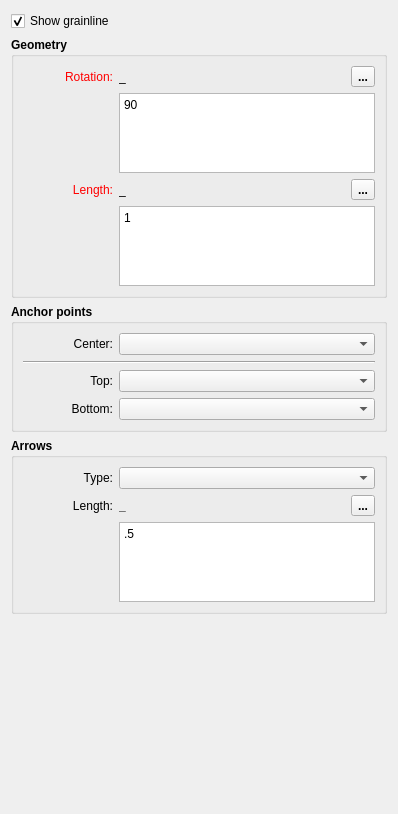
       <widget class="QWidget" name="grainlines_Page">
        <property name="sizePolicy">
         <sizepolicy hsizetype="Expanding" vsizetype="Preferred">
          <horstretch>0</horstretch>
          <verstretch>0</verstretch>
         </sizepolicy>
        </property>
        <layout class="QVBoxLayout" name="verticalLayout_15">
         <item>
          <widget class="QCheckBox" name="showGrainline_CheckBox">
           <property name="text">
            <string>Show grainline</string>
           </property>
           <property name="checked">
            <bool>true</bool>
           </property>
          </widget>
         </item>
         <item>
          <widget class="QGroupBox" name="grainlineGeometry_GroupBox">
           <property name="sizePolicy">
            <sizepolicy hsizetype="Expanding" vsizetype="Preferred">
             <horstretch>0</horstretch>
             <verstretch>0</verstretch>
            </sizepolicy>
           </property>
           <property name="font">
            <font>
             <pointsize>9</pointsize>
             <bold>true</bold>
            </font>
           </property>
           <property name="title">
            <string>Geometry</string>
           </property>
           <property name="checkable">
            <bool>false</bool>
           </property>
           <property name="checked">
            <bool>false</bool>
           </property>
           <layout class="QVBoxLayout" name="verticalLayout_13">
            <item>
             <layout class="QHBoxLayout" name="horizontalLayout_11">
              <item alignment="Qt::AlignLeft">
               <widget class="QLabel" name="rotation_Label">
                <property name="sizePolicy">
                 <sizepolicy hsizetype="Fixed" vsizetype="Preferred">
                  <horstretch>0</horstretch>
                  <verstretch>0</verstretch>
                 </sizepolicy>
                </property>
                <property name="minimumSize">
                 <size>
                  <width>90</width>
                  <height>0</height>
                 </size>
                </property>
                <property name="palette">
                 <palette>
                  <active>
                   <colorrole role="WindowText">
                    <brush brushstyle="SolidPattern">
                     <color alpha="255">
                      <red>255</red>
                      <green>0</green>
                      <blue>0</blue>
                     </color>
                    </brush>
                   </colorrole>
                  </active>
                  <inactive>
                   <colorrole role="WindowText">
                    <brush brushstyle="SolidPattern">
                     <color alpha="255">
                      <red>255</red>
                      <green>0</green>
                      <blue>0</blue>
                     </color>
                    </brush>
                   </colorrole>
                  </inactive>
                  <disabled>
                   <colorrole role="WindowText">
                    <brush brushstyle="SolidPattern">
                     <color alpha="255">
                      <red>159</red>
                      <green>158</green>
                      <blue>158</blue>
                     </color>
                    </brush>
                   </colorrole>
                  </disabled>
                 </palette>
                </property>
                <property name="font">
                 <font>
                  <pointsize>9</pointsize>
                  <bold>false</bold>
                 </font>
                </property>
                <property name="text">
                 <string>Rotation:</string>
                </property>
                <property name="alignment">
                 <set>Qt::AlignRight|Qt::AlignTrailing|Qt::AlignVCenter</set>
                </property>
               </widget>
              </item>
              <item>
               <widget class="QLabel" name="rotationCalc_Label">
                <property name="sizePolicy">
                 <sizepolicy hsizetype="Expanding" vsizetype="Preferred">
                  <horstretch>0</horstretch>
                  <verstretch>0</verstretch>
                 </sizepolicy>
                </property>
                <property name="minimumSize">
                 <size>
                  <width>40</width>
                  <height>0</height>
                 </size>
                </property>
                <property name="baseSize">
                 <size>
                  <width>0</width>
                  <height>0</height>
                 </size>
                </property>
                <property name="font">
                 <font>
                  <pointsize>9</pointsize>
                  <bold>false</bold>
                 </font>
                </property>
                <property name="toolTip">
                 <string>Value</string>
                </property>
                <property name="text">
                 <string notr="true">_</string>
                </property>
               </widget>
              </item>
              <item>
               <spacer name="horizontalSpacer_21">
                <property name="orientation">
                 <enum>Qt::Horizontal</enum>
                </property>
                <property name="sizeHint" stdset="0">
                 <size>
                  <width>40</width>
                  <height>20</height>
                 </size>
                </property>
               </spacer>
              </item>
              <item alignment="Qt::AlignRight">
               <widget class="QToolButton" name="rotation_PushButton">
                <property name="maximumSize">
                 <size>
                  <width>24</width>
                  <height>24</height>
                 </size>
                </property>
                <property name="toolTip">
                 <string>Formula wizard</string>
                </property>
                <property name="text">
                 <string notr="true">...</string>
                </property>
                <property name="icon">
                 <iconset resource="../../../../vmisc/share/resources/icon.qrc">
                  <normaloff>:/icon/24x24/fx.png</normaloff>:/icon/24x24/fx.png</iconset>
                </property>
                <property name="iconSize">
                 <size>
                  <width>24</width>
                  <height>24</height>
                 </size>
                </property>
               </widget>
              </item>
             </layout>
            </item>
            <item>
             <layout class="QFormLayout" name="formLayout_8">
              <item row="0" column="0">
               <spacer name="horizontalSpacer_16">
                <property name="orientation">
                 <enum>Qt::Horizontal</enum>
                </property>
                <property name="sizeHint" stdset="0">
                 <size>
                  <width>90</width>
                  <height>20</height>
                 </size>
                </property>
               </spacer>
              </item>
              <item row="0" column="1">
               <widget class="QPlainTextEdit" name="rotationFormula_LineEdit">
                <property name="sizePolicy">
                 <sizepolicy hsizetype="Expanding" vsizetype="Preferred">
                  <horstretch>0</horstretch>
                  <verstretch>0</verstretch>
                 </sizepolicy>
                </property>
                <property name="maximumSize">
                 <size>
                  <width>16777215</width>
                  <height>80</height>
                 </size>
                </property>
                <property name="font">
                 <font>
                  <pointsize>9</pointsize>
                  <bold>false</bold>
                 </font>
                </property>
                <property name="toolTip">
                 <string>Calculation</string>
                </property>
                <property name="tabChangesFocus">
                 <bool>true</bool>
                </property>
                <property name="plainText">
                 <string notr="true">90</string>
                </property>
               </widget>
              </item>
             </layout>
            </item>
            <item>
             <layout class="QHBoxLayout" name="horizontalLayout_13">
              <item alignment="Qt::AlignLeft">
               <widget class="QLabel" name="length_Label">
                <property name="sizePolicy">
                 <sizepolicy hsizetype="Fixed" vsizetype="Preferred">
                  <horstretch>0</horstretch>
                  <verstretch>0</verstretch>
                 </sizepolicy>
                </property>
                <property name="minimumSize">
                 <size>
                  <width>90</width>
                  <height>0</height>
                 </size>
                </property>
                <property name="palette">
                 <palette>
                  <active>
                   <colorrole role="WindowText">
                    <brush brushstyle="SolidPattern">
                     <color alpha="255">
                      <red>255</red>
                      <green>0</green>
                      <blue>0</blue>
                     </color>
                    </brush>
                   </colorrole>
                  </active>
                  <inactive>
                   <colorrole role="WindowText">
                    <brush brushstyle="SolidPattern">
                     <color alpha="255">
                      <red>255</red>
                      <green>0</green>
                      <blue>0</blue>
                     </color>
                    </brush>
                   </colorrole>
                  </inactive>
                  <disabled>
                   <colorrole role="WindowText">
                    <brush brushstyle="SolidPattern">
                     <color alpha="255">
                      <red>159</red>
                      <green>158</green>
                      <blue>158</blue>
                     </color>
                    </brush>
                   </colorrole>
                  </disabled>
                 </palette>
                </property>
                <property name="font">
                 <font>
                  <pointsize>9</pointsize>
                  <bold>false</bold>
                 </font>
                </property>
                <property name="text">
                 <string>Length:</string>
                </property>
                <property name="alignment">
                 <set>Qt::AlignRight|Qt::AlignTrailing|Qt::AlignVCenter</set>
                </property>
               </widget>
              </item>
              <item>
               <widget class="QLabel" name="lengthCalc_Label">
                <property name="sizePolicy">
                 <sizepolicy hsizetype="Expanding" vsizetype="Preferred">
                  <horstretch>0</horstretch>
                  <verstretch>0</verstretch>
                 </sizepolicy>
                </property>
                <property name="minimumSize">
                 <size>
                  <width>40</width>
                  <height>0</height>
                 </size>
                </property>
                <property name="baseSize">
                 <size>
                  <width>0</width>
                  <height>0</height>
                 </size>
                </property>
                <property name="font">
                 <font>
                  <pointsize>9</pointsize>
                  <bold>false</bold>
                 </font>
                </property>
                <property name="toolTip">
                 <string>Value</string>
                </property>
                <property name="text">
                 <string notr="true">_</string>
                </property>
               </widget>
              </item>
              <item>
               <spacer name="horizontalSpacer_22">
                <property name="orientation">
                 <enum>Qt::Horizontal</enum>
                </property>
                <property name="sizeHint" stdset="0">
                 <size>
                  <width>40</width>
                  <height>20</height>
                 </size>
                </property>
               </spacer>
              </item>
              <item alignment="Qt::AlignRight">
               <widget class="QToolButton" name="length_PushButton">
                <property name="maximumSize">
                 <size>
                  <width>24</width>
                  <height>24</height>
                 </size>
                </property>
                <property name="toolTip">
                 <string>Formula wizard</string>
                </property>
                <property name="text">
                 <string notr="true">...</string>
                </property>
                <property name="icon">
                 <iconset resource="../../../../vmisc/share/resources/icon.qrc">
                  <normaloff>:/icon/24x24/fx.png</normaloff>:/icon/24x24/fx.png</iconset>
                </property>
                <property name="iconSize">
                 <size>
                  <width>24</width>
                  <height>24</height>
                 </size>
                </property>
               </widget>
              </item>
             </layout>
            </item>
            <item>
             <layout class="QFormLayout" name="formLayout_9">
              <item row="0" column="0">
               <spacer name="horizontalSpacer_23">
                <property name="orientation">
                 <enum>Qt::Horizontal</enum>
                </property>
                <property name="sizeHint" stdset="0">
                 <size>
                  <width>90</width>
                  <height>20</height>
                 </size>
                </property>
               </spacer>
              </item>
              <item row="0" column="1">
               <widget class="QPlainTextEdit" name="lengthFormula_LineEdit">
                <property name="sizePolicy">
                 <sizepolicy hsizetype="Expanding" vsizetype="Preferred">
                  <horstretch>0</horstretch>
                  <verstretch>0</verstretch>
                 </sizepolicy>
                </property>
                <property name="maximumSize">
                 <size>
                  <width>16777215</width>
                  <height>80</height>
                 </size>
                </property>
                <property name="font">
                 <font>
                  <pointsize>9</pointsize>
                  <bold>false</bold>
                 </font>
                </property>
                <property name="toolTip">
                 <string>Calculation</string>
                </property>
                <property name="tabChangesFocus">
                 <bool>true</bool>
                </property>
                <property name="plainText">
                 <string notr="true">1</string>
                </property>
               </widget>
              </item>
             </layout>
            </item>
           </layout>
          </widget>
         </item>
         <item>
          <widget class="QGroupBox" name="anchorPoints_GroupBox">
           <property name="minimumSize">
            <size>
             <width>0</width>
             <height>0</height>
            </size>
           </property>
           <property name="font">
            <font>
             <pointsize>9</pointsize>
             <bold>true</bold>
            </font>
           </property>
           <property name="title">
            <string>Anchor points</string>
           </property>
           <layout class="QVBoxLayout" name="verticalLayout_26">
            <item>
             <layout class="QGridLayout" name="gridLayout" columnminimumwidth="90,100">
              <item row="2" column="0">
               <widget class="QLabel" name="topGrainlineAnchor_Label">
                <property name="sizePolicy">
                 <sizepolicy hsizetype="Preferred" vsizetype="Preferred">
                  <horstretch>0</horstretch>
                  <verstretch>0</verstretch>
                 </sizepolicy>
                </property>
                <property name="minimumSize">
                 <size>
                  <width>90</width>
                  <height>0</height>
                 </size>
                </property>
                <property name="font">
                 <font>
                  <pointsize>9</pointsize>
                  <bold>false</bold>
                 </font>
                </property>
                <property name="text">
                 <string>Top:</string>
                </property>
                <property name="alignment">
                 <set>Qt::AlignRight|Qt::AlignTrailing|Qt::AlignVCenter</set>
                </property>
               </widget>
              </item>
              <item row="3" column="0">
               <widget class="QLabel" name="bottomGrainlineAnchor_Label">
                <property name="sizePolicy">
                 <sizepolicy hsizetype="Preferred" vsizetype="Preferred">
                  <horstretch>0</horstretch>
                  <verstretch>0</verstretch>
                 </sizepolicy>
                </property>
                <property name="minimumSize">
                 <size>
                  <width>90</width>
                  <height>0</height>
                 </size>
                </property>
                <property name="font">
                 <font>
                  <pointsize>9</pointsize>
                  <bold>false</bold>
                 </font>
                </property>
                <property name="text">
                 <string>Bottom:</string>
                </property>
                <property name="alignment">
                 <set>Qt::AlignRight|Qt::AlignTrailing|Qt::AlignVCenter</set>
                </property>
               </widget>
              </item>
              <item row="3" column="1">
               <widget class="QComboBox" name="grainlineBottomAnchor_ComboBox">
                <property name="sizePolicy">
                 <sizepolicy hsizetype="Expanding" vsizetype="Fixed">
                  <horstretch>0</horstretch>
                  <verstretch>0</verstretch>
                 </sizepolicy>
                </property>
                <property name="minimumSize">
                 <size>
                  <width>100</width>
                  <height>0</height>
                 </size>
                </property>
                <property name="font">
                 <font>
                  <pointsize>9</pointsize>
                  <bold>false</bold>
                 </font>
                </property>
               </widget>
              </item>
              <item row="0" column="0">
               <widget class="QLabel" name="labelCenter">
                <property name="sizePolicy">
                 <sizepolicy hsizetype="Preferred" vsizetype="Preferred">
                  <horstretch>0</horstretch>
                  <verstretch>0</verstretch>
                 </sizepolicy>
                </property>
                <property name="minimumSize">
                 <size>
                  <width>90</width>
                  <height>0</height>
                 </size>
                </property>
                <property name="font">
                 <font>
                  <pointsize>9</pointsize>
                  <bold>false</bold>
                 </font>
                </property>
                <property name="text">
                 <string>Center:</string>
                </property>
                <property name="alignment">
                 <set>Qt::AlignRight|Qt::AlignTrailing|Qt::AlignVCenter</set>
                </property>
               </widget>
              </item>
              <item row="0" column="1">
               <widget class="QComboBox" name="grainlineCenterAnchor_ComboBox">
                <property name="sizePolicy">
                 <sizepolicy hsizetype="Expanding" vsizetype="Fixed">
                  <horstretch>0</horstretch>
                  <verstretch>0</verstretch>
                 </sizepolicy>
                </property>
                <property name="minimumSize">
                 <size>
                  <width>100</width>
                  <height>0</height>
                 </size>
                </property>
                <property name="font">
                 <font>
                  <pointsize>9</pointsize>
                  <bold>false</bold>
                 </font>
                </property>
               </widget>
              </item>
              <item row="2" column="1">
               <widget class="QComboBox" name="grainlineTopAnchor_ComboBox">
                <property name="sizePolicy">
                 <sizepolicy hsizetype="Expanding" vsizetype="Fixed">
                  <horstretch>0</horstretch>
                  <verstretch>0</verstretch>
                 </sizepolicy>
                </property>
                <property name="minimumSize">
                 <size>
                  <width>100</width>
                  <height>0</height>
                 </size>
                </property>
                <property name="font">
                 <font>
                  <pointsize>9</pointsize>
                  <bold>false</bold>
                 </font>
                </property>
               </widget>
              </item>
              <item row="1" column="0" colspan="2">
               <widget class="Line" name="line_4">
                <property name="orientation">
                 <enum>Qt::Horizontal</enum>
                </property>
               </widget>
              </item>
             </layout>
            </item>
           </layout>
          </widget>
         </item>
         <item>
          <widget class="QGroupBox" name="arrows_GroupBox">
           <property name="minimumSize">
            <size>
             <width>0</width>
             <height>150</height>
            </size>
           </property>
           <property name="font">
            <font>
             <pointsize>9</pointsize>
             <bold>true</bold>
            </font>
           </property>
           <property name="title">
            <string>Arrows</string>
           </property>
           <layout class="QVBoxLayout" name="verticalLayout_25">
            <item>
             <layout class="QGridLayout" name="gridLayout_3" columnminimumwidth="90,100">
              <item row="0" column="0">
               <widget class="QLabel" name="labelEditLen_2">
                <property name="sizePolicy">
                 <sizepolicy hsizetype="Preferred" vsizetype="Preferred">
                  <horstretch>0</horstretch>
                  <verstretch>0</verstretch>
                 </sizepolicy>
                </property>
                <property name="minimumSize">
                 <size>
                  <width>90</width>
                  <height>0</height>
                 </size>
                </property>
                <property name="font">
                 <font>
                  <pointsize>9</pointsize>
                  <bold>false</bold>
                 </font>
                </property>
                <property name="text">
                 <string>Type:</string>
                </property>
                <property name="alignment">
                 <set>Qt::AlignRight|Qt::AlignTrailing|Qt::AlignVCenter</set>
                </property>
               </widget>
              </item>
              <item row="0" column="1">
               <widget class="QComboBox" name="arrow_ComboBox">
                <property name="sizePolicy">
                 <sizepolicy hsizetype="Expanding" vsizetype="Fixed">
                  <horstretch>0</horstretch>
                  <verstretch>0</verstretch>
                 </sizepolicy>
                </property>
                <property name="minimumSize">
                 <size>
                  <width>100</width>
                  <height>0</height>
                 </size>
                </property>
                <property name="font">
                 <font>
                  <pointsize>9</pointsize>
                  <bold>false</bold>
                 </font>
                </property>
               </widget>
              </item>
             </layout>
            </item>
            <item>
             <layout class="QHBoxLayout" name="horizontalLayout_6">
              <item>
               <widget class="QLabel" name="arrowLength_Label">
                <property name="minimumSize">
                 <size>
                  <width>90</width>
                  <height>0</height>
                 </size>
                </property>
                <property name="font">
                 <font>
                  <pointsize>9</pointsize>
                  <bold>false</bold>
                 </font>
                </property>
                <property name="text">
                 <string>Length:</string>
                </property>
                <property name="alignment">
                 <set>Qt::AlignRight|Qt::AlignTrailing|Qt::AlignVCenter</set>
                </property>
               </widget>
              </item>
              <item>
               <widget class="QLabel" name="arowLengthCalc_Label">
                <property name="sizePolicy">
                 <sizepolicy hsizetype="Expanding" vsizetype="Preferred">
                  <horstretch>0</horstretch>
                  <verstretch>0</verstretch>
                 </sizepolicy>
                </property>
                <property name="minimumSize">
                 <size>
                  <width>40</width>
                  <height>0</height>
                 </size>
                </property>
                <property name="text">
                 <string notr="true">_</string>
                </property>
               </widget>
              </item>
              <item>
               <spacer name="horizontalSpacer_30">
                <property name="orientation">
                 <enum>Qt::Horizontal</enum>
                </property>
                <property name="sizeHint" stdset="0">
                 <size>
                  <width>40</width>
                  <height>20</height>
                 </size>
                </property>
               </spacer>
              </item>
              <item>
               <widget class="QToolButton" name="arrowLength_PushButton">
                <property name="maximumSize">
                 <size>
                  <width>24</width>
                  <height>24</height>
                 </size>
                </property>
                <property name="toolTip">
                 <string>Formula wizard</string>
                </property>
                <property name="text">
                 <string notr="true">...</string>
                </property>
                <property name="icon">
                 <iconset resource="../../../../vmisc/share/resources/icon.qrc">
                  <normaloff>:/icon/24x24/fx.png</normaloff>:/icon/24x24/fx.png</iconset>
                </property>
                <property name="iconSize">
                 <size>
                  <width>24</width>
                  <height>24</height>
                 </size>
                </property>
               </widget>
              </item>
             </layout>
            </item>
            <item>
             <layout class="QFormLayout" name="formLayout_16">
              <item row="0" column="0">
               <spacer name="horizontalSpacer_31">
                <property name="orientation">
                 <enum>Qt::Horizontal</enum>
                </property>
                <property name="sizeHint" stdset="0">
                 <size>
                  <width>90</width>
                  <height>20</height>
                 </size>
                </property>
               </spacer>
              </item>
              <item row="0" column="1">
               <widget class="QPlainTextEdit" name="arrowlLengthFormula_LineEdit">
                <property name="enabled">
                 <bool>true</bool>
                </property>
                <property name="sizePolicy">
                 <sizepolicy hsizetype="Expanding" vsizetype="Preferred">
                  <horstretch>0</horstretch>
                  <verstretch>0</verstretch>
                 </sizepolicy>
                </property>
                <property name="maximumSize">
                 <size>
                  <width>16777215</width>
                  <height>80</height>
                 </size>
                </property>
                <property name="font">
                 <font>
                  <pointsize>9</pointsize>
                  <bold>false</bold>
                 </font>
                </property>
                <property name="toolTip">
                 <string>Calculation</string>
                </property>
                <property name="tabChangesFocus">
                 <bool>true</bool>
                </property>
                <property name="plainText">
                 <string notr="true">.5</string>
                </property>
               </widget>
              </item>
             </layout>
            </item>
           </layout>
          </widget>
         </item>
         <item>
          <spacer name="verticalSpacer_3">
           <property name="orientation">
            <enum>Qt::Vertical</enum>
           </property>
           <property name="sizeHint" stdset="0">
            <size>
             <width>20</width>
             <height>189</height>
            </size>
           </property>
          </spacer>
         </item>
        </layout>
       </widget>
